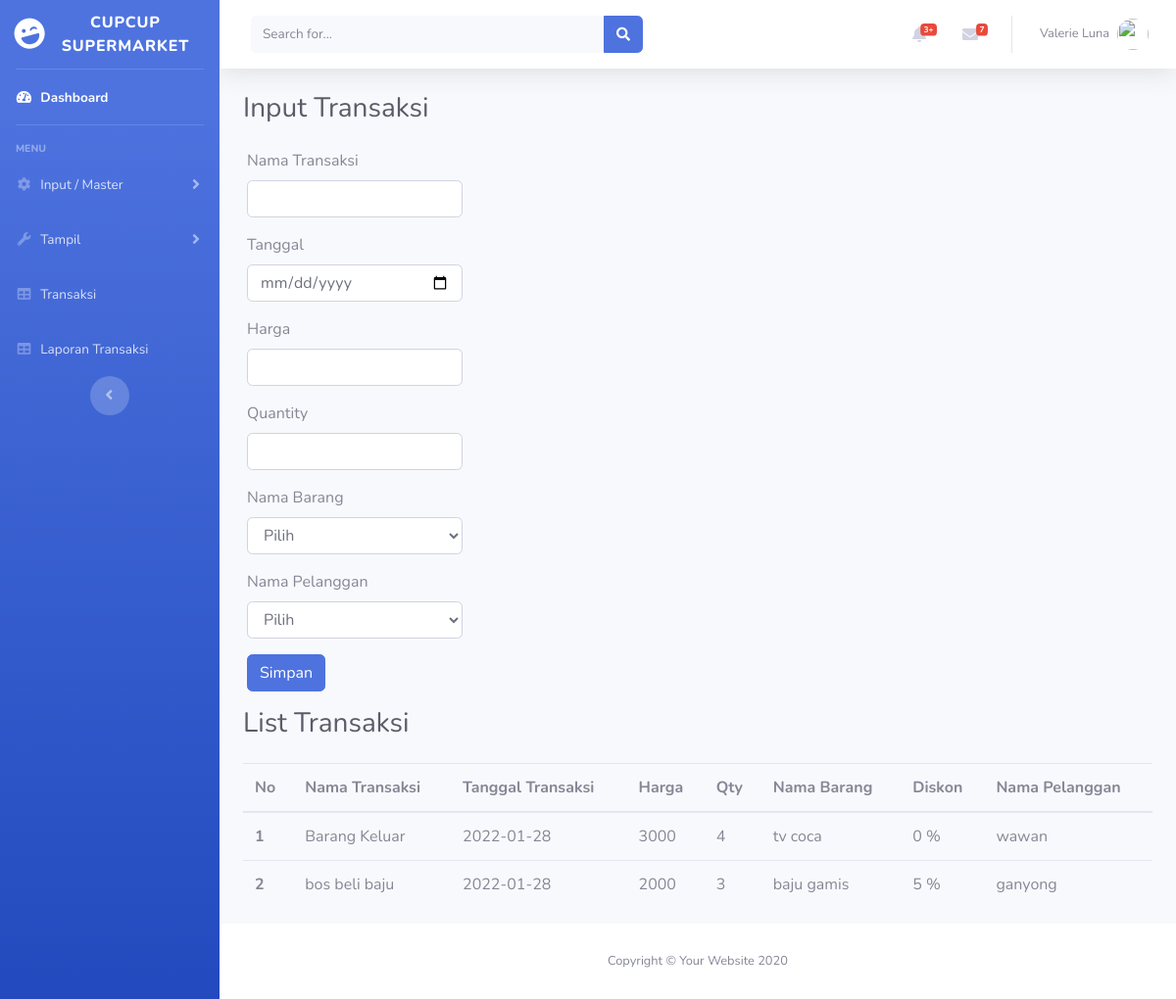
Page /input_transaksi.php on the committed database.
### tables this page shows
CREATE TABLE `transaksi` (
  `id_transaksi` int(11) NOT NULL,
  `nama_transaksi` varchar(100) NOT NULL,
  `tgl_transaksi` date NOT NULL,
  `harga` int(11) NOT NULL,
  `qty` int(11) NOT NULL,
  `id_barang` int(11) NOT NULL,
  `diskon` int(11) NOT NULL,
  `id_pelanggan` int(11) NOT NULL
);

CREATE TABLE `barang` (
  `id_barang` int(11) NOT NULL,
  `nama` varchar(100) NOT NULL,
  `kategori_id` int(11) NOT NULL,
  `satuan_id` int(11) NOT NULL
);

CREATE TABLE `pelanggan` (
  `id_pelanggan` int(11) NOT NULL,
  `nama_pelanggan` char(20) NOT NULL,
  `no_tlp` varchar(14) NOT NULL,
  `status` char(10) NOT NULL
);

### input_transaksi.php (the view, shortened to what this page needs)
<?php
include "koneksi.php";
?>
<!DOCTYPE html>
<html lang="en">
<head>
    <link href="vendor/fontawesome-free/css/all.min.css" rel="stylesheet" type="text/css">
    <link href="css/sb-admin-2.min.css" rel="stylesheet">
</head>
<body id="page-top">
    <div id="wrapper">
        <ul class="navbar-nav bg-gradient-primary sidebar sidebar-dark accordion" id="accordionSidebar">
            <a class="sidebar-brand d-flex align-items-center justify-content-center" href="index.html">
                <div class="sidebar-brand-icon rotate-n-15">
                    <i class="fas fa-laugh-wink"></i>
                </div>
                <div class="sidebar-brand-text mx-3">CUPCUP Supermarket</div>
            </a>
            <hr class="sidebar-divider my-0">
            <li class="nav-item active">
                <a class="nav-link" href="index.php">
                    <i class="fas fa-fw fa-tachometer-alt"></i>
                    <span>Dashboard</span></a>
            </li>
            <hr class="sidebar-divider">
            <div class="sidebar-heading">
                Menu
            </div>
            <li class="nav-item">
                <a class="nav-link collapsed" href="#" data-toggle="collapse" data-target="#collapseTwo" aria-expanded="true" aria-controls="collapseTwo">
                    <i class="fas fa-fw fa-cog"></i>
                    <span>Input / Master</span>
                </a>
            </li>
            <li class="nav-item">
                <a class="nav-link collapsed" href="#" data-toggle="collapse" data-target="#collapseUtilities" aria-expanded="true" aria-controls="collapseUtilities">
                    <i class="fas fa-fw fa-wrench"></i>
                    <span>Tampil</span>
                </a>
            </li>
            <li class="nav-item">
                <a class="nav-link" href="input_transaksi.php">
                    <i class="fas fa-fw fa-table"></i>
                    <span>Transaksi</span></a>
            </li>
            <li class="nav-item">
                <a class="nav-link" href="laporan_transaksi.php">
                    <i class="fas fa-fw fa-table"></i>
                    <span>Laporan Transaksi</span></a>
            </li>
            <div class="text-center d-none d-md-inline">
                <button class="rounded-circle border-0" id="sidebarToggle"></button>
            </div>
        </ul>
        <div id="content-wrapper" class="d-flex flex-column">
            <div id="content">
                <nav class="navbar navbar-expand navbar-light bg-white topbar mb-4 static-top shadow">
                    <form class="d-none d-sm-inline-block form-inline mr-auto ml-md-3 my-2 my-md-0 mw-100 navbar-search">
                        <div class="input-group">
                            <input type="text" class="form-control bg-light border-0 small" placeholder="Search for..." aria-label="Search" aria-describedby="basic-addon2">
                            <div class="input-group-append">
                                <button class="btn btn-primary" type="button">
                                    <i class="fas fa-search fa-sm"></i>
                                </button>
                            </div>
                        </div>
                    </form>
                    <ul class="navbar-nav ml-auto">
                        <li class="nav-item dropdown no-arrow mx-1">
                            <a class="nav-link dropdown-toggle" href="#" id="alertsDropdown" role="button" data-toggle="dropdown" aria-haspopup="true" aria-expanded="false">
                                <i class="fas fa-bell fa-fw"></i>
                                <span class="badge badge-danger badge-counter">3+</span>
                            </a>
                        </li>
                        <li class="nav-item dropdown no-arrow mx-1">
                            <a class="nav-link dropdown-toggle" href="#" id="messagesDropdown" role="button" data-toggle="dropdown" aria-haspopup="true" aria-expanded="false">
                                <i class="fas fa-envelope fa-fw"></i>
                                <span class="badge badge-danger badge-counter">7</span>
                            </a>
                        </li>
                        <li class="nav-item dropdown no-arrow">
                            <a class="nav-link dropdown-toggle" href="#" id="userDropdown" role="button" data-toggle="dropdown" aria-haspopup="true" aria-expanded="false">
                                <span class="mr-2 d-none d-lg-inline text-gray-600 small">Valerie Luna</span>
                                <img class="img-profile rounded-circle" src="https://source.unsplash.com/QAB-WJcbgJk/60x60">
                            </a>
                        </li>
                    </ul>
                </nav>
                <div class="container-fluid">
                    <div class="d-sm-flex align-items-center justify-content-between mb-4">
                        <h1 class="h3 mb-0 text-gray-800 text-center">Input Transaksi</h1>
                    </div>
                    <div class="row ml-1">
                        <form method="POST" action="save_transaksi.php">
                            <div class="form-group">
                                <label for="nama_transaksi">Nama Transaksi</label>
                                <input type="text" class="form-control" id="nama_transaksi" name="nama_transaksi">
                            </div>
                            <div class="form-group">
                                <label for="tgl_transaksi">Tanggal</label>
                                <input type="date" class="form-control" id="tgl_transaksi" name="tgl_transaksi">
                            </div>
                            <div class="form-group">
                                <label for="harga">Harga</label>
                                <input type="number" class="form-control" id="harga" name="harga">
                            </div>
                            <div class="form-group">
                                <label for="qty">Quantity</label>
                                <input type="number" class="form-control" id="qty" name="qty">
                            </div>
                            <div class="form-group">
                                <label for="id_barang">Nama Barang</label>
                                <select class="form-control" id="id_barang" name="id_barang">
                                    <option value="">Pilih</option>
                                </select>
                            </div>
                            <div class="form-group">
                                <label for="id_pelanggan">Nama Pelanggan</label>
                                <select class="form-control" id="id_pelanggan" name="id_pelanggan">
                                    <option value="">Pilih</option>
                                </select>
                            </div>
                            <button type="submit" class="btn btn-primary">Simpan</button>
                        </form>
                    </div>
                    <div class="d-sm-flex align-items-center justify-content-between mt-3 mb-4">
                        <h1 class="h3 mb-0 text-gray-800 text-center">List Transaksi</h1>
                    </div>
                    <table class="table">
                        <thead>
                            <tr>
                                <th scope="col">No</th>
                                <th scope="col">Nama Transaksi</th>
                                <th scope="col">Tanggal Transaksi</th>
                                <th scope="col">Harga</th>
                                <th scope="col">Qty</th>
                                <th scope="col">Nama Barang</th>
                                <th scope="col">Diskon</th>
                                <th scope="col">Nama Pelanggan</th>
                            </tr>
                        </thead>
                        <tbody>
                            <?php
                            $no = 1;
                            $sql = mysqli_query($koneksi, "select * from transaksi A inner join barang B ON B.id_barang=A.id_barang inner join pelanggan C ON C.id_pelanggan=A.id_pelanggan");
                            while ($data = mysqli_fetch_array($sql)) {
                            ?>
                                <tr>
                                    <th scope="row"><?= $no++ ?></th>
                                    <td><?= $data['nama_transaksi'] ?></td>
                                    <td><?= $data['tgl_transaksi'] ?></td>
                                    <td><?= $data['harga'] ?></td>
                                    <td><?= $data['qty'] ?></td>
                                    <td><?= $data['nama'] ?></td>
                                    <td><?= $data['diskon'] ?> %</td>
                                    <td><?= $data['nama_pelanggan'] ?></td>
                                </tr>
                            <?php } ?>
                        </tbody>
                    </table>
                </div>
            </div>
            <footer class="sticky-footer bg-white">
                <div class="container my-auto">
                    <div class="copyright text-center my-auto">
                        <span>Copyright &copy; Your Website 2020</span>
                    </div>
                </div>
            </footer>
        </div>
    </div>
</body>
</html>

### rows in the picture
transaksi: nama_transaksi "Barang Keluar", tgl_transaksi "2022-01-28", harga "3000", qty "4", id_barang.nama "tv coca", diskon "0", id_pelanggan.nama_pelanggan "wawan"
transaksi: nama_transaksi "bos beli baju", tgl_transaksi "2022-01-28", harga "2000", qty "3", id_barang.nama "baju gamis", diskon "5", id_pelanggan.nama_pelanggan "ganyong"
